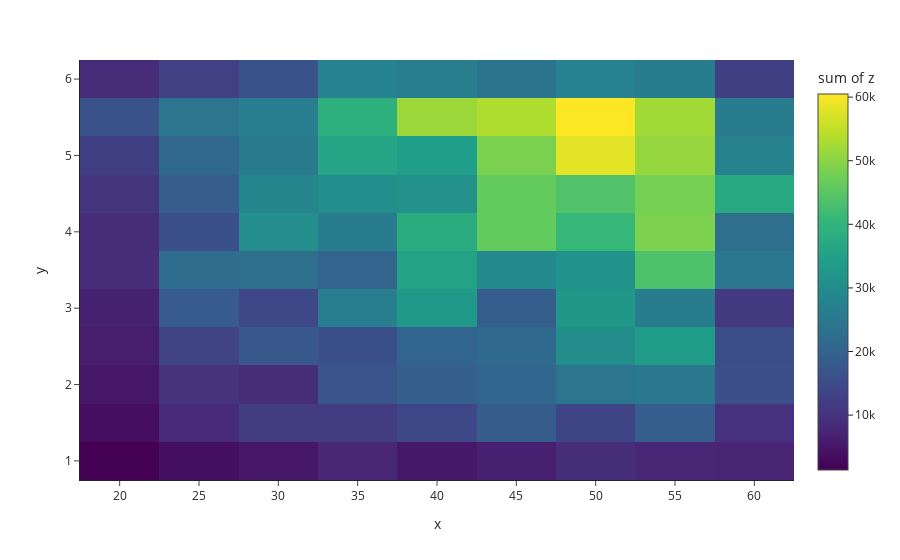

This figure's notebook cell:
### Code cell
px.density_heatmap(x = X1[10000:], y = X2[10000:], z = dep_var_predict, template = 'simple_white')

### Figure 1 — Plotly figure (JSON) as saved in the notebook; plotly's stock layout.template omitted (floating-point values rounded to 4 significant figures; data arrays with more than 128 entries replaced by an {"elided": "..."} marker saying what was removed)
{"data": [{"coloraxis": "coloraxis", "histfunc": "sum", "hovertemplate": "x=%{x}<br>y=%{y}<br>sum of z=%{z}<extra></extra>", "name": "", "type": "histogram2d", "x": {"elided": "5000 float values"}, "xaxis": "x", "xbingroup": "x", "y": {"elided": "5000 float values"}, "yaxis": "y", "ybingroup": "y", "z": {"elided": "5000 float values"}}], "layout": {"autosize": true, "coloraxis": {"colorbar": {"title": {"text": "sum of z"}}, "colorscale": [[0, "#440154"], [0.1111, "#482878"], [0.2222, "#3e4989"], [0.3333, "#31688e"], [0.4444, "#26828e"], [0.5556, "#1f9e89"], [0.6667, "#35b779"], [0.7778, "#6ece58"], [0.8889, "#b5de2b"], [1, "#fde725"]]}, "legend": {"tracegroupgap": 0}, "margin": {"t": 60}, "xaxis": {"anchor": "y", "autorange": true, "domain": [0, 1], "range": [17.5, 62.5], "title": {"text": "x"}, "type": "linear"}, "yaxis": {"anchor": "x", "autorange": true, "domain": [0, 1], "range": [0.75, 6.25], "title": {"text": "y"}, "type": "linear"}}}
